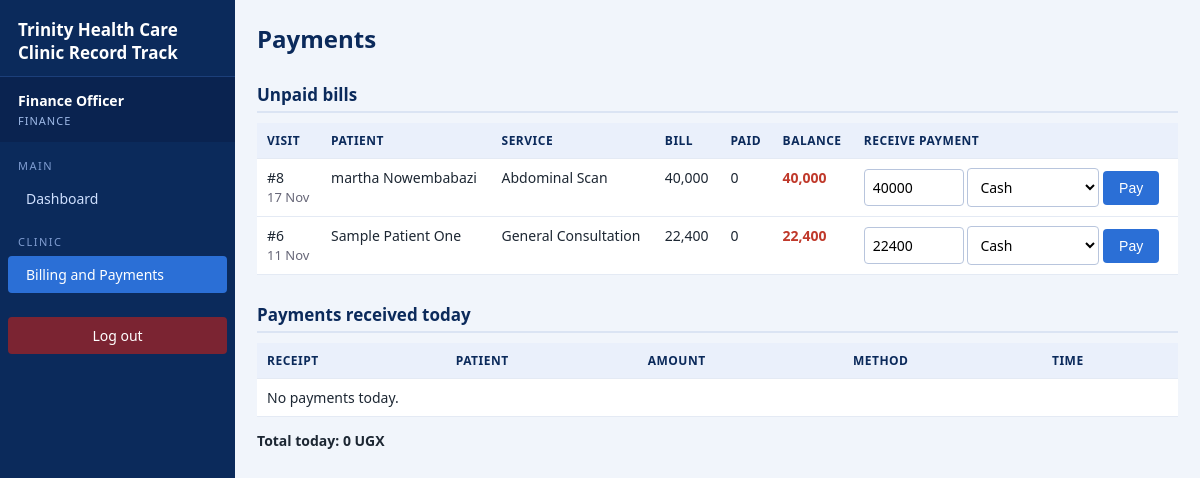
The app's page /RecordTrack/payments.php (signed in) with its own data.
### tables this page shows
CREATE TABLE `visit` (
  `visit_id` int(11) NOT NULL,
  `patient_id` int(11) NOT NULL,
  `staff_id` int(11) NOT NULL,
  `service_id` int(11) NOT NULL,
  `visit_date` datetime DEFAULT current_timestamp(),
  `symptoms` text DEFAULT NULL,
  `diagnosis` text DEFAULT NULL,
  `next_visit_date` date DEFAULT NULL
);

CREATE TABLE `patient` (
  `patient_id` int(11) NOT NULL,
  `full_name` varchar(100) NOT NULL,
  `gender` enum('Female','Male') NOT NULL,
  `date_of_birth` date DEFAULT NULL,
  `phone` varchar(20) DEFAULT NULL,
  `address` varchar(150) DEFAULT NULL,
  `created_at` datetime DEFAULT current_timestamp()
);

CREATE TABLE `service` (
  `service_id` int(11) NOT NULL,
  `department_id` int(11) NOT NULL,
  `service_name` varchar(80) NOT NULL,
  `fee` decimal(10,0) NOT NULL
);

### RecordTrack/includes/functions.php (called while the page is built, shortened)
<?php
function e($text) {
    return htmlspecialchars((string)$text, ENT_QUOTES, 'UTF-8');
}
function money($n) {
    return number_format((float)$n, 0) . ' UGX';
}
function visit_money($pdo, $visit_id) {
    $sql = "SELECT s.fee + COALESCE((SELECT SUM(pr.quantity * d.unit_price)
                                     FROM prescription pr
                                     JOIN drug d ON d.drug_id = pr.drug_id
                                     WHERE pr.visit_id = v.visit_id), 0) AS bill,
                   COALESCE((SELECT SUM(amount) FROM payment WHERE visit_id = v.visit_id), 0) AS paid
            FROM visit v
            JOIN service s ON s.service_id = v.service_id
            WHERE v.visit_id = ?";
    $stmt = $pdo->prepare($sql);
    $stmt->execute([$visit_id]);
    $row = $stmt->fetch();
    $row['balance'] = $row['bill'] - $row['paid'];
    return $row;
}

### RecordTrack/payments.php (the view, shortened to what this page needs)
<?php
require_once __DIR__ . '/includes/auth.php';
$visits = $pdo->query("SELECT v.visit_id, v.visit_date, p.full_name, s.service_name
                       FROM visit v
                       JOIN patient p ON p.patient_id = v.patient_id
                       JOIN service s ON s.service_id = v.service_id
                       ORDER BY v.visit_date DESC LIMIT 100")->fetchAll();
$unpaid = [];
foreach ($visits as $v) {
    $m = visit_money($pdo, $v['visit_id']);
    if ($m['balance'] > 0) {
        $v['bill'] = $m['bill'];
        $v['paid'] = $m['paid'];
        $v['balance'] = $m['balance'];
        $unpaid[] = $v;
    }
}
$today = $pdo->query("SELECT pay.payment_id, pay.amount, pay.method, pay.payment_date, p.full_name
                      FROM payment pay
                      JOIN visit v ON v.visit_id = pay.visit_id
                      JOIN patient p ON p.patient_id = v.patient_id
                      WHERE DATE(pay.payment_date) = CURDATE() ORDER BY pay.payment_id DESC")->fetchAll();
include __DIR__ . '/includes/header.php';
?>
<h1>Payments</h1>
<h2>Unpaid bills</h2>
<table>
  <tr><th>Visit</th><th>Patient</th><th>Service</th><th>Bill</th><th>Paid</th><th>Balance</th><th>Receive payment</th></tr>
  <?php foreach ($unpaid as $v): ?>
    <tr>
      <td>#<?= e($v['visit_id']) ?><br><span class="small"><?= e(date('d M', strtotime($v['visit_date']))) ?></span></td>
      <td><?= e($v['full_name']) ?></td>
      <td><?= e($v['service_name']) ?></td>
      <td><?= number_format($v['bill']) ?></td>
      <td><?= number_format($v['paid']) ?></td>
      <td class="warn"><?= number_format($v['balance']) ?></td>
      <td>
        <form method="post" class="inline">
          <input type="number" name="amount" value="<?= e($v['balance']) ?>" min="1" max="<?= e($v['balance']) ?>" style="width:100px">
          <select name="method"><option>Cash</option><option>Mobile Money</option><option>Other</option></select>
          <button type="submit">Pay</button>
        </form>
      </td>
    </tr>
  <?php endforeach; ?>
</table>
<h2>Payments received today</h2>
<table>
  <tr><th>Receipt</th><th>Patient</th><th>Amount</th><th>Method</th><th>Time</th></tr>
  <?php $sum = 0; foreach ($today as $p): $sum += $p['amount']; ?>
    <tr>
      <td><a href="receipt.php?id=<?= e($p['payment_id']) ?>">#<?= e($p['payment_id']) ?></a></td>
      <td><?= e($p['full_name']) ?></td>
      <td><?= number_format($p['amount']) ?></td>
      <td><?= e($p['method']) ?></td>
      <td><?= e(date('H:i', strtotime($p['payment_date']))) ?></td>
    </tr>
  <?php endforeach; ?>
  <?php if (!$today): ?><tr><td colspan="5">No payments today.</td></tr><?php endif; ?>
</table>
<p><b>Total today: <?= money($sum) ?></b></p>
<?php include __DIR__ . '/includes/footer.php'; ?>

### RecordTrack/style.css (style rules this page uses)
* { box-sizing: border-box; }
body { font-family: "Segoe UI", Calibri, Arial, sans-serif; margin: 0; background: #f1f5fb; color: #1d2733; font-size: 14px; }
h1 { color: #0b2a5b; margin: 0 0 14px; font-size: 24px; }
h2 { color: #0b2a5b; margin: 28px 0 10px; font-size: 17px; border-bottom: 2px solid #dbe4f3; padding-bottom: 5px; }
table { border-collapse: collapse; width: 100%; background: #fff; margin: 8px 0; }
th, td { border-bottom: 1px solid #e4eaf4; padding: 9px 10px; text-align: left; vertical-align: top; }
th { background: #eaf0fb; color: #0b2a5b; font-size: 12px; text-transform: uppercase; letter-spacing: .5px; }
input, select, textarea { padding: 8px; border: 1px solid #b8c5dd; border-radius: 4px; font-family: inherit; font-size: 14px; background: #fff; }
input[type=text], input[type=password], input[type=date], input[type=number], select, textarea { width: 100%; }
button, .btn { background: #2b6fd6; color: #fff; border: 0; padding: 9px 16px; border-radius: 4px; cursor: pointer; text-decoration: none; display: inline-block; font-size: 14px; }
.inline input, .inline select { width: auto; }
.warn { color: #c0392b; font-weight: 700; }
.small { color: #667; font-size: 13px; }

### records on screen
visit: visit_id "8", visit_date "17 Nov", patient.full_name "martha Nowembabazi", service.service_name "Abdominal Scan", bill "40,000", paid "0", balance "40,000", amount "40000"
visit: visit_id "6", visit_date "11 Nov", patient.full_name "Sample Patient One", service.service_name "General Consultation", bill "22,400", paid "0", balance "22,400", amount "22400"

### other values on screen
$_SESSION['name'] "Finance Officer"
$_SESSION['role'] "FINANCE"
$label "Dashboard Billing and Payments"
money($sum) "0 UGX"
